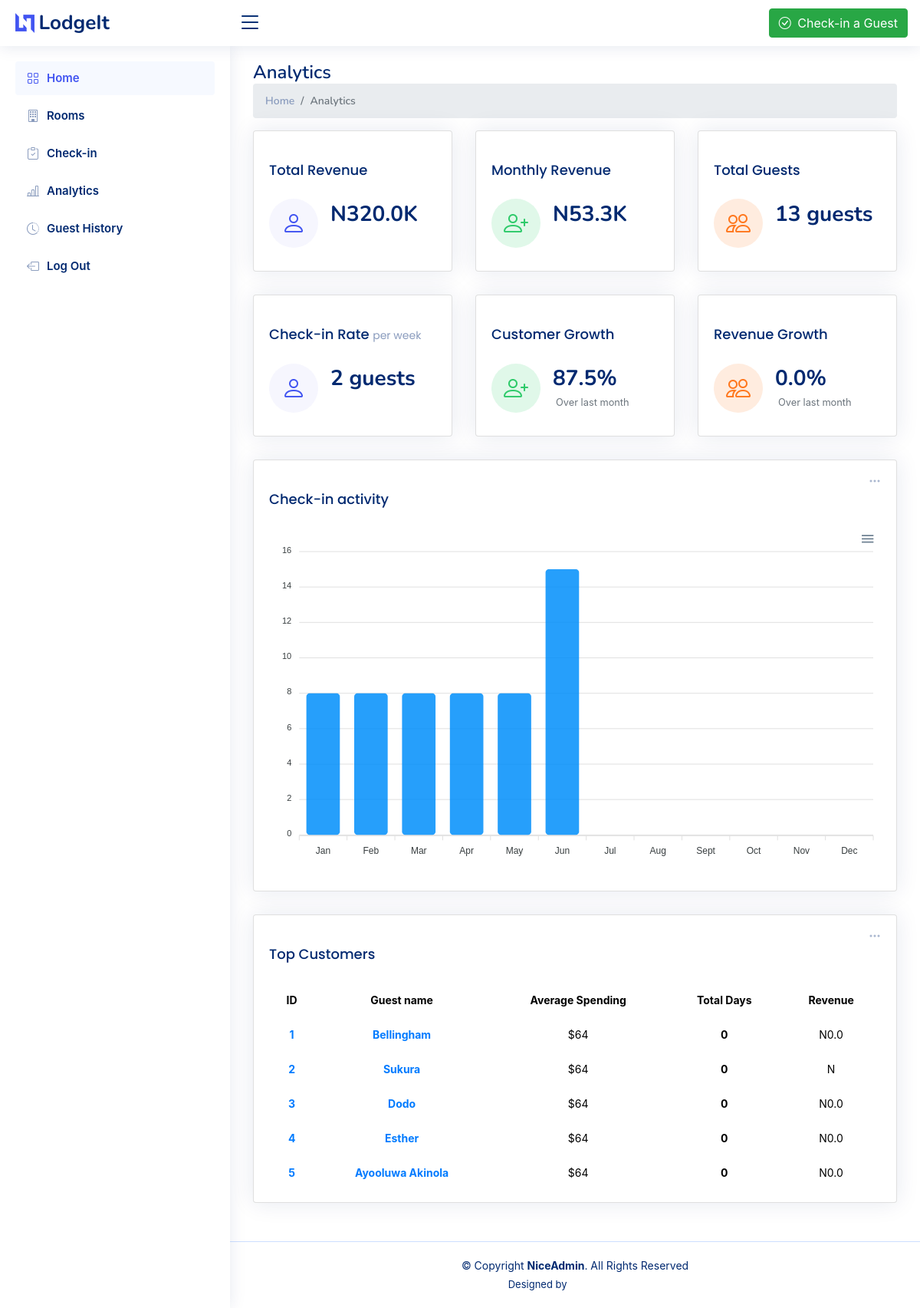
The app's page /analytics with its own data.
### LodgeApp/models.py (models this page shows, shortened)
class Guest(models.Model):
    name = models.CharField(max_length=50)
    email = models.EmailField()
    number = models.IntegerField()
    room  = models.ForeignKey(Room, on_delete=models.CASCADE)
    check_in = models.DateTimeField(auto_now_add=True)
    staff = models.ForeignKey(Staff, on_delete=models.CASCADE)
    check_out = models.DateTimeField(null=True,blank=True)
    revenue = models.ForeignKey(Revenue, on_delete=models.CASCADE, null=True, blank=True)

class Revenue(models.Model):
    revenue = models.DecimalField(max_digits=10, decimal_places=1, default=0)

### LodgeApp/views.py (the view)
# urls.py: path('analytics', views.analytics, name='analytics'),
def analytics(request):
    top_guests = Guest.objects.all().order_by('-id')[:5]
    guests = Guest.objects.all()
    check_ins = CheckIns.objects.filter(time__year=timezone.now().year)
    year_dict = {i:0 for i in range(1,13)}
    for check_in in check_ins:
        month = check_in.time.month
        year_dict[month] += 1
    check_in_data = [8,8,8,8,8,15]
    check_in_rate = int(np.sum(check_in_data)/(timezone.now().month * 4))
    if timezone.now().month == 1:
        guest_growth = 0
    else:
        try:
            guest_growth = (check_in_data[(timezone.now().month)-1] - check_in_data[(timezone.now().month)-2])/check_in_data[(timezone.now().month)-2] *100
        except:
            guest_growth = 0
    total_revenue = 0
    for guest in guests:
        try:
            rev = guest.revenue
            total_revenue += rev.revenue
        except:
            total_revenue += 0
    monthly_revenue = (total_revenue/(timezone.now().month))/1000
    month_revenue_guests = Guest.objects.filter(check_out__month=timezone.now().month)
    if timezone.now().month != 1:
        prev_month_revenue_guests = Guest.objects.filter(check_out__month=(timezone.now().month)-1)
    else:
        prev_month_revenue_guests = {}
    month_revenue = 0
    for guests in month_revenue_guests:
        revenue = guests.revenue
        try:
            month_revenue+= revenue.revenue
        except:
            month_revenue+= 0
    prev_month_revenue = 0
    for guests in prev_month_revenue_guests:
        revenue = guests.revenue
        try:
            prev_month_revenue+= revenue.revenue
        except:
            prev_month_revenue+= 0
    try:
        revenue_growth = ((month_revenue-prev_month_revenue)/prev_month_revenue)*100
    except:
        revenue_growth = 0
    context = {'check_in_data':check_in_data, 'guests':Guest.objects.all(), 'top_guests':top_guests, 'check_in_rate':check_in_rate, 'guest_growth':guest_growth, 'total_revenue':int(total_revenue)/1000, 'monthly_revenue':monthly_revenue, 'revenue_growth':revenue_growth, 'page_name':'Analytics'}
    return render(request, 'analytics.html', context)

### LodgeApp/templatetags/custom_filters.py (called while the page is built)
@register.filter(name='days_between')
def days_between(date1, date2):
    try:
        return (date2 - date1).days
    except:
        return 0

@register.filter(name='revenue')
def revenue(value):
    if value is not None:
        return value
    else:
        return 0

### LodgeApp/templates/analytics.html (shortened to what this page needs)
{% extends 'base.html' %}
{% load static %}
{% load custom_filters %}
{% load custom_tags %}
{% block content %}
<body>
  {% include 'partials/_header.html' %}
  {% include 'sidebar.html' %}
  <main id="main" class="main">
    <div class="pagetitle">
      <h1>Analytics</h1>
      <nav>
        <ol class="breadcrumb">
          <li class="breadcrumb-item"><a href="#">Home</a></li>
          <li class="breadcrumb-item active">Analytics</li>
        </ol>
      </nav>
    </div>
    <section class="section dashboard">
      <div class="row">
        <div class="col-xxl-6 col-xl-12 col-lg-12 col-md-12">
          <div class="row">
            <div class="col-xxl-6 col-xl-4 col-lg-4 col-md-6">
              <div class="card info-card sales-card">
                <div class="card-body">
                  <h5 class="card-title">Total Revenue </h5>
                  <div class="d-flex align-items-center">
                    <div
                      class="card-icon rounded-circle d-flex align-items-center justify-content-center"
                    >
                      <i class="bi bi-person"></i>
                    </div>
                    <div class="ps-3">
                      <h6>N{{total_revenue|stringformat:".1f"}}K</h6>
                      <span class="text-muted small pt-2 ps-1"></span>
                    </div>
                  </div>
                </div>
              </div>
            </div>
            <div class="col-xxl-6 col-xl-4 col-lg-4 col-md-6">
              <div class="card info-card revenue-card">
                <div class="card-body">
                  <h5 class="card-title">
                    Monthly Revenue
                  </h5>
                  <div class="d-flex align-items-center">
                    <div
                      class="card-icon rounded-circle d-flex align-items-center justify-content-center"
                    >
                      <i class="bi bi-person-plus"></i>
                    </div>
                    <div class="ps-3">
                      <h6>N{{monthly_revenue|stringformat:".1f"}}K</h6>
                      <span class="text-muted small pt-2 ps-1"></span>
                    </div>
                  </div>
                </div>
              </div>
            </div>
            <div class="col-xxl-6 col-xl-4 col-lg-4 col-md-6">
              <div class="card info-card customers-card">
                <div class="card-body">
                  <h5 class="card-title">
                    Total Guests
                  </h5>
                  <div class="d-flex align-items-center">
                    <div
                      class="card-icon rounded-circle d-flex align-items-center justify-content-center"
                    >
                      <i class="bi bi-people"></i>
                    </div>
                    <div class="ps-3">
                      <h6>{{guests|length}} guests</h6>
                      <span class="text-muted small pt-2 ps-1"></span>
                    </div>
                  </div>
                </div>
              </div>
            </div>
            <div class="col-xxl-6 col-xl-4 col-lg-4 col-md-6">
              <div class="card info-card sales-card">
                <div class="card-body">
                  <h5 class="card-title">
                    Check-in Rate <span>per week</span>
                  </h5>
                  <div class="d-flex align-items-center">
                    <div
                      class="card-icon rounded-circle d-flex align-items-center justify-content-center"
                    >
                      <i class="bi bi-person"></i>
                    </div>
                    <div class="ps-3">
                      <h6>{{check_in_rate}} guests</h6>
                      <span class="text-muted small pt-2 ps-1"></span>
                    </div>
                  </div>
                </div>
              </div>
            </div>
            <div class="col-xxl-6 col-xl-4 col-lg-4 col-md-6">
              <div class="card info-card revenue-card">
                <div class="card-body">
                  <h5 class="card-title">Customer Growth </h5>
                  <div class="d-flex align-items-center">
                    <div
                      class="card-icon rounded-circle d-flex align-items-center justify-content-center"
                    >
                      <i class="bi bi-person-plus"></i>
                    </div>
                    <div class="ps-3">
                      <h6>{{guest_growth|stringformat:".1f"}}%</h6>
                      <span class="text-muted small pt-2 ps-1">Over last month</span>
                    </div>
                  </div>
                </div>
              </div>
            </div>
            <div class="col-xxl-6 col-xl-4 col-lg-4 col-md-6">
              <div class="card info-card customers-card">
                <div class="card-body">
                  <h5 class="card-title">
                    Revenue Growth
                  </h5>
                  <div class="d-flex align-items-center">
                    <div
                      class="card-icon rounded-circle d-flex align-items-center justify-content-center"
                    >
                      <i class="bi bi-people"></i>
                    </div>
                    <div class="ps-3">
                      <h6>{{revenue_growth|stringformat:".1f"}}%</h6>
                      <span class="text-muted small pt-2 ps-1">Over last month</span>
                    </div>
                  </div>
                </div>
              </div>
            </div>
          </div>
        </div>
        <div class="col-xxl-6 col-xl-12 col-lg-12">
          <div class="card">
            <div class="card-body">
              <h5 class="card-title">Check-in activity</h5>
              <div class="filter">
                <a class="icon" href="#" data-bs-toggle="dropdown"
                  ><i class="bi bi-three-dots"></i
                ></a>
              </div>
              <div id="barChart"></div>
            </div>
          </div>
        </div>
        <div class="col-12">
          <div class="card top-selling overflow-auto">
            <div class="filter">
              <a class="icon" href="#" data-bs-toggle="dropdown"
                ><i class="bi bi-three-dots"></i
              ></a>
            </div>
            <div class="card-body pb-0">
              <h5 class="card-title">Top Customers </h5>
              <table class="table table-borderless text-center">
                <thead>
                  <tr>
                    <th scope="col">ID</th>
                    <th scope="col">Guest name</th>
                    <th scope="col">Average Spending</th>
                    <th scope="col">Total Days</th>
                    <th scope="col">Revenue</th>
                  </tr>
                </thead>
                <tbody>
                  {% for guest in top_guests %}
                  <tr>
                      <th scope="row">
                        <a href="#">{{ forloop.counter }}</a>
                      </th>
                      <td>
                        <a href="#" class="text-primary fw-bold"
                          >{{guest.name}}</a
                        >
                      </td>
                      <td>$64</td>
                      <td class="fw-bold">{{guest.check_in|days_between:guest.check_out}}</td>
                      <td>N{{ guest.revenue.revenue | revenue }}</td>
                    </tr>
                  {% endfor %}
                </tbody>
              </table>
            </div>
          </div>
        </div>
      </div>
    </section>
  </main>
  <footer id="footer" class="footer">
    <div class="copyright">
      &copy; Copyright <strong><span>NiceAdmin</span></strong
      >. All Rights Reserved
    </div>
    <div class="credits">
      Designed by <a href="https://bootstrapmade.com/">BootstrapMade</a>
    </div>
  </footer>
</body>
{% endblock content %}

### LodgeApp/static/css/style.css (style rules this page uses)
:root { scroll-behavior: smooth; }
body { font-family: "Open Sans", sans-serif; background: #f6f9ff; color: #444444; }
a { color: #4154f1; text-decoration: none; }
h1, h2, h3, h4, h5, h6 { font-family: "Nunito", sans-serif; }
#main { margin-top: 60px; padding: 20px 30px; transition: all 0.3s; }
.pagetitle { margin-bottom: 10px; }
.pagetitle h1 { font-size: 24px; margin-bottom: 0; font-weight: 600; color: #012970; }
.card { margin-bottom: 30px; border: none; border-radius: 5px; box-shadow: 0px 0 30px rgba(1, 41, 112, 0.1); }
.card-title { padding: 20px 0 15px 0; font-size: 18px; font-weight: 500; color: #012970; font-family: "Poppins", sans-serif; }
.card-title span { color: #899bbd; font-size: 14px; font-weight: 400; }
.card-body { padding: 0 20px 20px 20px; }
.breadcrumb { font-size: 14px; font-family: "Nunito", sans-serif; color: #899bbd; font-weight: 600; }
.breadcrumb a { color: #899bbd; transition: 0.3s; }
.breadcrumb .breadcrumb-item::before { color: #899bbd; }
.breadcrumb .active { color: #51678f; font-weight: 600; }
@media (min-width: 1200px) { #main, #footer { margin-left: 300px; } }
.dashboard .filter { position: absolute; right: 0px; top: 15px; }
.dashboard .filter .icon { color: #aab7cf; padding-right: 20px; padding-bottom: 5px; transition: 0.3s; font-size: 16px; }
.dashboard .info-card { padding-bottom: 10px; }
.dashboard .info-card h6 { font-size: 28px; color: #012970; font-weight: 700; margin: 0; padding: 0; }
.dashboard .card-icon { font-size: 32px; line-height: 0; width: 64px; height: 64px; flex-shrink: 0; flex-grow: 0; }
.dashboard .sales-card .card-icon { color: #4154f1; background: #f6f6fe; }
.dashboard .revenue-card .card-icon { color: #2eca6a; background: #e0f8e9; }
.dashboard .customers-card .card-icon { color: #ff771d; background: #ffecdf; }
.dashboard .top-selling { font-size: 14px; }
.dashboard .top-selling .table thead { background: #f6f6fe; }
.dashboard .top-selling .table thead th { border: 0; }
.dashboard .top-selling .table tbody td { vertical-align: middle; }
.footer { padding: 20px 0; font-size: 14px; transition: all 0.3s; border-top: 1px solid #cddfff; }
.footer .copyright { text-align: center; color: #012970; }
.footer .credits { padding-top: 5px; text-align: center; font-size: 13px; color: #012970; }

### LodgeApp/static/css/room-carousel.css (style rules this page uses)
.row { display: flex; justify-content: center; }
.credits a { color: #fff; }

### records on screen
Guest: name "Bellingham", check_in|days_between "0", revenue.revenue|revenue "0.0"
Guest: name "Sukura", check_in|days_between "0"
Guest: name "Dodo", check_in|days_between "0", revenue.revenue|revenue "0.0"
Guest: name "Esther", check_in|days_between "0", revenue.revenue|revenue "0.0"
Guest: name "Ayooluwa Akinola", check_in|days_between "0", revenue.revenue|revenue "0.0"

### other values on screen
{{ total_revenue|stringformat:".1f" }} "320.0"
{{ monthly_revenue|stringformat:".1f" }} "53.3"
{{ guests|length }} "13"
{{ check_in_rate }} "2"
{{ guest_growth|stringformat:".1f" }} "87.5"
{{ revenue_growth|stringformat:".1f" }} "0.0"
